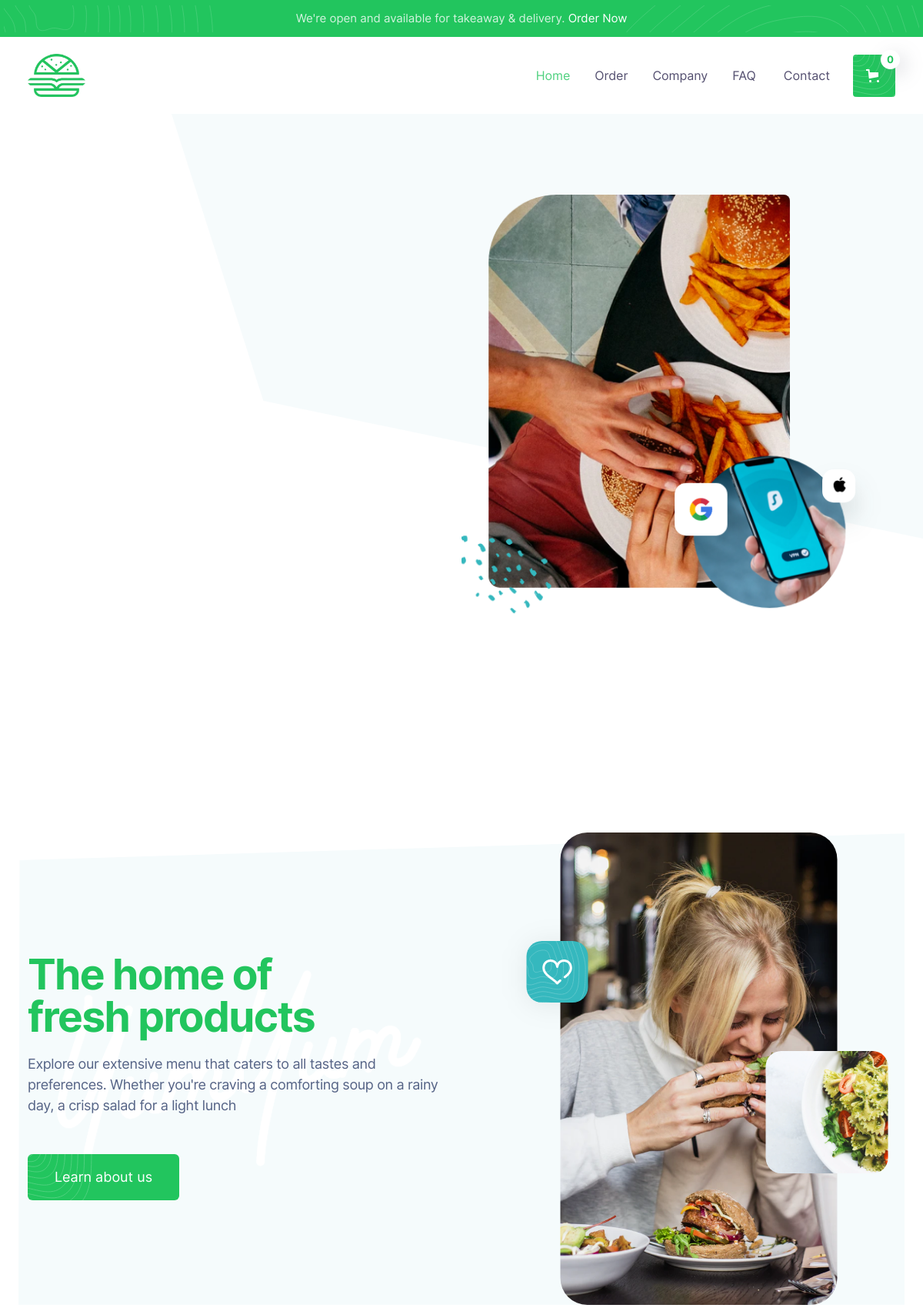
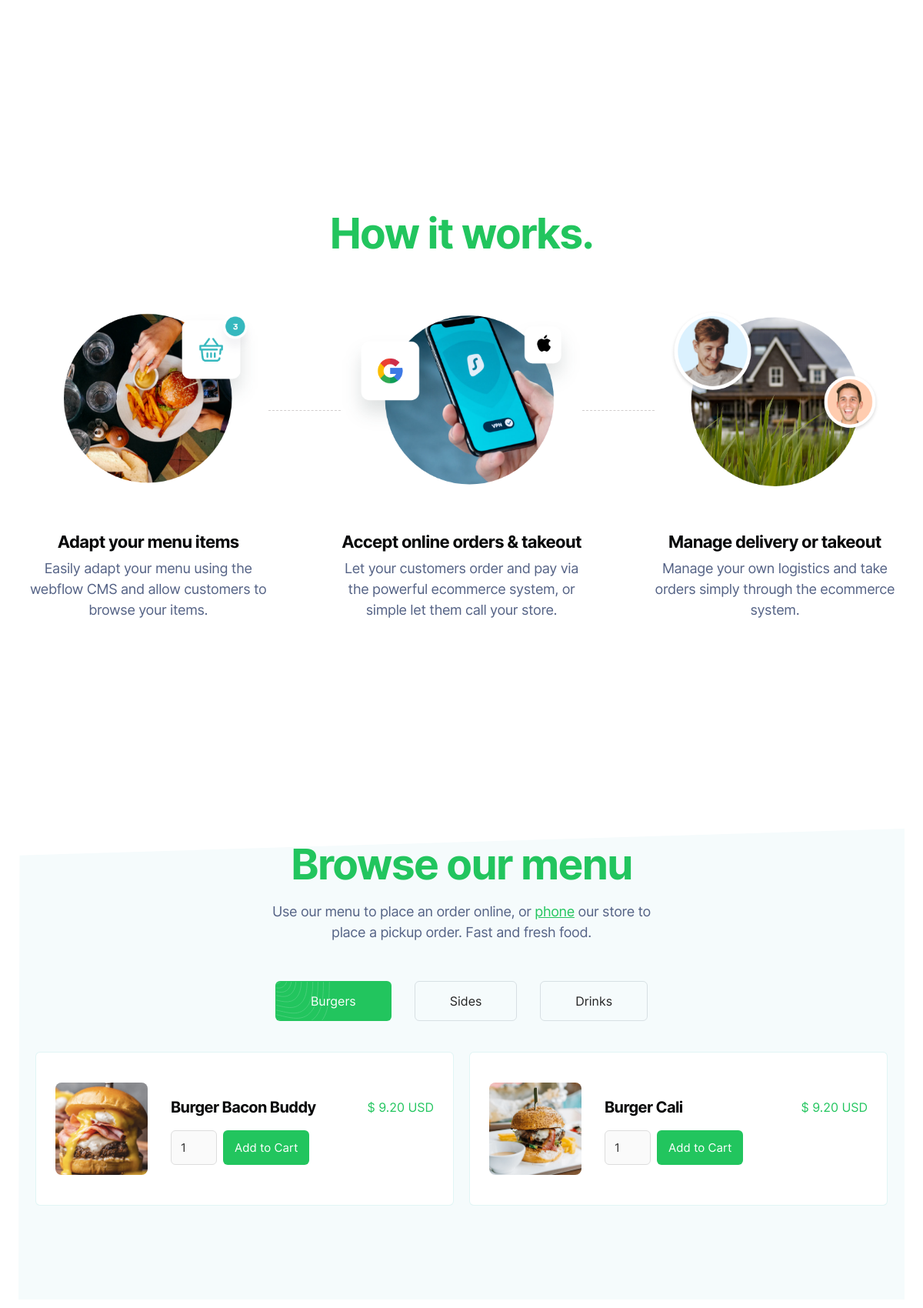
The page / (upper part) on the database its author committed (2 pictures, top to bottom).
### core/models.py (models this page shows, shortened)
class Product(models.Model):
  BURGER = 'burgers'
  SIDE = 'sides'
  DRINK = 'drinks'
  CATEGORY_CHOICES = [
    (BURGER, 'Burgers'),
    (SIDE, 'Sides'),
    (DRINK, 'Drinks'),
  ]
  title = models.CharField(max_length=100)
  subtitle = models.CharField(max_length=200,  blank=True)
  price = models.DecimalField(max_digits=10, decimal_places=2)
  description = models.TextField()
  is_featured = models.BooleanField(default=False)
  slug = AutoSlugField(populate_from='title', unique=True, blank=True)
  image = models.ImageField(null=True)
  category = models.CharField(null=True,max_length=100, choices=CATEGORY_CHOICES)
  additional_info = models.TextField(blank=True)
  created_at = models.DateTimeField(auto_now_add=True)
  updated_at = models.DateTimeField(auto_now=True)

### core/views.py (the view)
# urls.py: path('', views.index, name='index'),
def index(request):
  cart_data = request.cart_data
  print(cart_data)
  products = Product.objects.all().filter(is_featured=True)
  burgers = products.filter(category='burgers')
  sides = products.filter(category='sides')
  drinks = products.filter(category='drinks')
  print(burgers.get(id=2).category)
  config = Config.objects.first()
  return render(request, 'core/index.html', {
    'burgers': burgers,
    'sides': sides,
    'drinks': drinks,
    'config': config
    })

### core/templates/core/index.html (shortened to what this page needs)
 {% extends 'core/base.html' %} {% block content %} {% load static %}
<div>
    {% include "core/partials/header.html" %}
    <div class="content-section-bg">
        <div class="container">
            <div class="w-layout-grid content-grid">
                <div class="content-block bg-text">
                    <h2>The home of<br/>fresh products</h2>
                    <p>Explore our extensive menu that caters to all tastes and preferences. Whether you&#x27;re craving a comforting soup on a rainy day, a crisp salad for a light lunch</p><a href="/company" class="button button-space w-button">Learn about us</a></div>
                <div class="image-block"><img src="{% static 'images/food-20image.png' %}" sizes="(max-width: 556px) 94vw, 523px" srcset="images/group-252033-p-500.png 500w, images/food-20image.png 523w" alt="" /></div>
            </div>
        </div>
    </div>
    {% load static %}
    <div class="content-section">
        <div class="container">
            <div class="title-wrap-centre">
                <h2>How it works.</h2>
            </div>
            <div class="w-layout-grid works-grid">
                <div class="content-card"><img src="{% static 'images/step-2001.png' %}" alt="" class="step-image" />
                    <div class="content-wrapper">
                        <h5>Adapt your menu items</h5>
                        <p>Easily adapt your menu using the webflow CMS and allow customers to browse your items.</p>
                    </div>
                </div>
                <div class="line-column">
                    <div class="line"></div>
                </div>
                <div class="content-card"><img src="{% static 'images/step-2002.png' %}" alt="" class="step-image" />
                    <div class="content-wrapper">
                        <h5>Accept online orders &amp; takeout</h5>
                        <p>Let your customers order and pay via the powerful ecommerce system, or simple let them call your store.</p>
                    </div>
                </div>
                <div class="line-column">
                    <div class="line"></div>
                </div>
                <div class="content-card"><img src="{% static 'images/step-2003.png' %}" alt="" class="step-image" />
                    <div class="content-wrapper">
                        <h5>Manage delivery or takeout</h5>
                        <p>Manage your own logistics and take orders simply through the ecommerce system.</p>
                    </div>
                </div>
            </div>
        </div>
    </div>
    <div>
        {% include "core/partials/browse_menu.html" with burgers=burgers %}
    </div>
</div>
{% endblock %}

### core/templates/core/partials/browse_menu.html (shortened to what this page needs)
{% load static %}
<div class="content-section-bg">
    <div class="container">
        <div class="title-wrap-centre">
            <h2>Browse our menu</h2>
            <p>Use our menu to place an order online, or <a href="#">phone</a> our store to <br/>place a pickup order. Fast and fresh food.</p>
        </div>
        <div data-duration-in="300" data-duration-out="100" data-current="Burgers" data-easing="ease" class="w-tabs">
            <div class="tab-menu-round w-tab-menu">
                <a data-w-tab="Burgers" class="tab-link-round w-inline-block w-tab-link w--current">
                    <div>Burgers</div>
                </a>
                <a data-w-tab="Sides" class="tab-link-round w-inline-block w-tab-link">
                    <div>Sides</div>
                </a>
                <a data-w-tab="Drinks" class="tab-link-round w-inline-block w-tab-link">
                    <div>Drinks</div>
                </a>
            </div>
            <div class="w-tab-content">
                <div data-w-tab="Burgers" class="tab-pane-wrap w-tab-pane w--tab-active">
                    <div class="w-dyn-list">
                        <div role="list" class="order-collection w-dyn-items w-row">
                            {% for product in burgers %}
                            <div role="listitem" class="menu-item w-dyn-item w-col w-col-6">
                                <div class="food-card">
                                    <a href="/product/burger-dreams" class="food-image-square w-inline-block">
                                        <img alt="" src="{% static 'media/' %}{{product.image}}" class="food-image" />
                                    </a>
                                    <div class="food-card-content">
                                        <a href="/product/burger-dreams" class="food-title-wrap w-inline-block">
                                            <h6>{{product.title}}</h6>
                                            <div data-wf-sku-bindings="%5B%7B%22from%22%3A%22f_price_%22%2C%22to%22%3A%22innerHTML%22%7D%5D" class="price">$ 9.20 USD</div>
                                        </a>
                                        <div class="add-to-cart">
                                            <form class="w-commerce-commerceaddtocartform default-state" method="post" action="/add-to-cart/{{ product.id }}/">
                                                <input type="number" pattern="^[0-9]+$" inputMode="numeric" id="quantity-{{ product.id }}" name="quantity" min="1" class="w-commerce-commerceaddtocartquantityinput quantity quantity" value="1">
                                                <input type="submit" class="order-button w-commerce-commerceaddtocartbutton" value="Add to Cart">
                                            </form>
                                        </div>
                                    </div>
                                </div>
                            </div>
                            {% endfor %}
                        </div>
                    </div>
                </div>
            </div>
        </div>
    </div>
</div>

### core/templates/core/base.html (style rules this page uses)
body { -webkit-font-smoothing: antialiased; -moz-osx-font-smoothing: grayscale; }

### rows shown on the page
Product: image (picture), title "Burger Bacon Buddy"
Product: image (picture), title "Burger Cali"

### other values the page prints
{{ request.cart_data.total_quantity }} "0"
